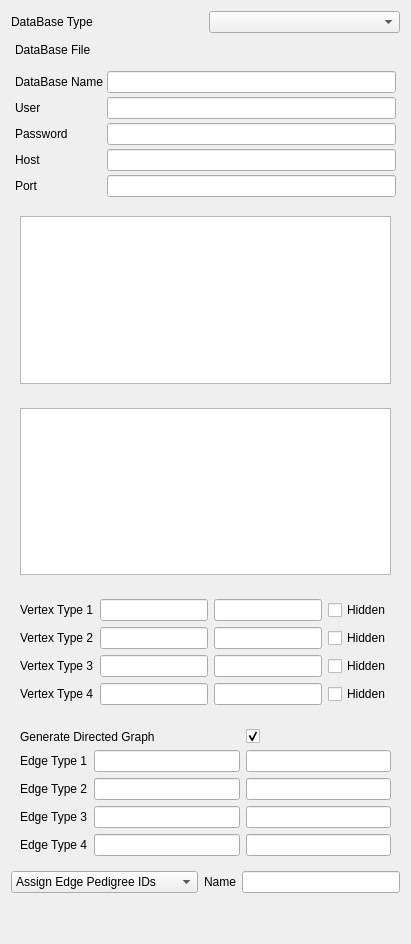
<ui version="4.0" >
 <class>SQLDatabaseGraphSourcePanel</class>
 <widget class="QWidget" name="SQLDatabaseGraphSourcePanel" >
  <property name="geometry" >
   <rect>
    <x>0</x>
    <y>0</y>
    <width>411</width>
    <height>944</height>
   </rect>
  </property>
  <property name="windowTitle" >
   <string>Form</string>
  </property>
  <layout class="QVBoxLayout" >
   <item>
    <layout class="QHBoxLayout" >
     <property name="spacing" >
      <number>6</number>
     </property>
     <property name="leftMargin" >
      <number>0</number>
     </property>
     <property name="topMargin" >
      <number>0</number>
     </property>
     <property name="rightMargin" >
      <number>0</number>
     </property>
     <property name="bottomMargin" >
      <number>0</number>
     </property>
     <item>
      <widget class="QLabel" name="label_10" >
       <property name="text" >
        <string>DataBase Type </string>
       </property>
      </widget>
     </item>
     <item>
      <widget class="QComboBox" name="databaseType" />
     </item>
    </layout>
   </item>
   <item>
    <widget class="pqCollapsedGroup" native="1" name="sqliteGroup" >
     <property name="sizePolicy" >
      <sizepolicy vsizetype="Fixed" hsizetype="Preferred" >
       <horstretch>0</horstretch>
       <verstretch>0</verstretch>
      </sizepolicy>
     </property>
     <property name="title" stdset="0" >
      <string>QSQLite Options</string>
     </property>
     <layout class="QHBoxLayout" >
      <property name="spacing" >
       <number>4</number>
      </property>
      <property name="leftMargin" >
       <number>4</number>
      </property>
      <property name="topMargin" >
       <number>4</number>
      </property>
      <property name="rightMargin" >
       <number>4</number>
      </property>
      <property name="bottomMargin" >
       <number>4</number>
      </property>
      <item>
       <widget class="QLabel" name="databaseFileLabel" >
        <property name="text" >
         <string>DataBase File</string>
        </property>
       </widget>
      </item>
      <item>
       <widget class="pqFileChooserWidget" native="1" name="databaseFile" />
      </item>
     </layout>
    </widget>
   </item>
   <item>
    <widget class="pqCollapsedGroup" native="1" name="mysqlGroup" >
     <property name="sizePolicy" >
      <sizepolicy vsizetype="Expanding" hsizetype="Expanding" >
       <horstretch>0</horstretch>
       <verstretch>0</verstretch>
      </sizepolicy>
     </property>
     <property name="title" stdset="0" >
      <string>DataBase Options</string>
     </property>
     <layout class="QGridLayout" >
      <property name="leftMargin" >
       <number>4</number>
      </property>
      <property name="topMargin" >
       <number>4</number>
      </property>
      <property name="rightMargin" >
       <number>4</number>
      </property>
      <property name="bottomMargin" >
       <number>4</number>
      </property>
      <property name="horizontalSpacing" >
       <number>4</number>
      </property>
      <property name="verticalSpacing" >
       <number>4</number>
      </property>
      <item row="3" column="2" >
       <widget class="QLineEdit" name="databaseHost" />
      </item>
      <item row="2" column="2" >
       <widget class="QLineEdit" name="databasePassword" >
        <property name="echoMode" >
         <enum>QLineEdit::Password</enum>
        </property>
       </widget>
      </item>
      <item row="1" column="2" >
       <widget class="QLineEdit" name="databaseUser" />
      </item>
      <item row="0" column="2" >
       <widget class="QLineEdit" name="databaseName" />
      </item>
      <item row="0" column="0" colspan="2" >
       <widget class="QLabel" name="label_3" >
        <property name="text" >
         <string>DataBase Name</string>
        </property>
       </widget>
      </item>
      <item row="4" column="0" >
       <widget class="QLabel" name="label_6" >
        <property name="text" >
         <string>Port</string>
        </property>
       </widget>
      </item>
      <item row="3" column="0" >
       <widget class="QLabel" name="label_7" >
        <property name="text" >
         <string>Host</string>
        </property>
       </widget>
      </item>
      <item row="2" column="0" >
       <widget class="QLabel" name="label_8" >
        <property name="text" >
         <string>Password</string>
        </property>
       </widget>
      </item>
      <item row="1" column="0" >
       <widget class="QLabel" name="label_9" >
        <property name="text" >
         <string>User</string>
        </property>
       </widget>
      </item>
      <item row="4" column="2" >
       <widget class="QLineEdit" name="databasePort" />
      </item>
     </layout>
    </widget>
   </item>
   <item>
    <widget class="pqCollapsedGroup" native="1" name="groupBox_4" >
     <property name="sizePolicy" >
      <sizepolicy vsizetype="Expanding" hsizetype="Expanding" >
       <horstretch>0</horstretch>
       <verstretch>100</verstretch>
      </sizepolicy>
     </property>
     <property name="title" stdset="0" >
      <string>Vertex Query</string>
     </property>
     <layout class="QVBoxLayout" >
      <item>
       <widget class="QTextEdit" name="vertexQuery" />
      </item>
     </layout>
    </widget>
   </item>
   <item>
    <widget class="pqCollapsedGroup" native="1" name="groupBox_3" >
     <property name="sizePolicy" >
      <sizepolicy vsizetype="Expanding" hsizetype="Expanding" >
       <horstretch>0</horstretch>
       <verstretch>100</verstretch>
      </sizepolicy>
     </property>
     <property name="title" stdset="0" >
      <string>Edge Query</string>
     </property>
     <layout class="QVBoxLayout" >
      <item>
       <widget class="QTextEdit" name="edgeQuery" />
      </item>
     </layout>
    </widget>
   </item>
   <item>
    <widget class="pqCollapsedGroup" native="1" name="groupBox" >
     <property name="title" stdset="0" >
      <string>Link Vertices</string>
     </property>
     <layout class="QGridLayout" >
      <item row="0" column="0" >
       <widget class="QLabel" name="label_14" >
        <property name="text" >
         <string>Vertex Type 1</string>
        </property>
       </widget>
      </item>
      <item row="0" column="1" >
       <widget class="QLineEdit" name="vertexField1" />
      </item>
      <item row="0" column="2" >
       <widget class="QLineEdit" name="vertexDomain1" />
      </item>
      <item row="0" column="3" >
       <widget class="QCheckBox" name="vertexHidden1" >
        <property name="text" >
         <string>Hidden</string>
        </property>
       </widget>
      </item>
      <item row="1" column="0" >
       <widget class="QLabel" name="label_15" >
        <property name="text" >
         <string>Vertex Type 2</string>
        </property>
       </widget>
      </item>
      <item row="1" column="1" >
       <widget class="QLineEdit" name="vertexField2" />
      </item>
      <item row="1" column="2" >
       <widget class="QLineEdit" name="vertexDomain2" />
      </item>
      <item row="1" column="3" >
       <widget class="QCheckBox" name="vertexHidden2" >
        <property name="text" >
         <string>Hidden</string>
        </property>
       </widget>
      </item>
      <item row="2" column="0" >
       <widget class="QLabel" name="label_16" >
        <property name="text" >
         <string>Vertex Type 3</string>
        </property>
       </widget>
      </item>
      <item row="2" column="1" >
       <widget class="QLineEdit" name="vertexField3" />
      </item>
      <item row="2" column="2" >
       <widget class="QLineEdit" name="vertexDomain3" />
      </item>
      <item row="2" column="3" >
       <widget class="QCheckBox" name="vertexHidden3" >
        <property name="text" >
         <string>Hidden</string>
        </property>
       </widget>
      </item>
      <item row="3" column="1" >
       <widget class="QLineEdit" name="vertexField4" />
      </item>
      <item row="3" column="2" >
       <widget class="QLineEdit" name="vertexDomain4" />
      </item>
      <item row="3" column="0" >
       <widget class="QLabel" name="label_4" >
        <property name="text" >
         <string>Vertex Type 4</string>
        </property>
       </widget>
      </item>
      <item row="3" column="3" >
       <widget class="QCheckBox" name="vertexHidden4" >
        <property name="text" >
         <string>Hidden</string>
        </property>
       </widget>
      </item>
     </layout>
    </widget>
   </item>
   <item>
    <widget class="pqCollapsedGroup" native="1" name="groupBox_2" >
     <property name="title" stdset="0" >
      <string>Link Edges</string>
     </property>
     <layout class="QGridLayout" >
      <item row="1" column="0" >
       <widget class="QLabel" name="label_17" >
        <property name="text" >
         <string>Edge Type 1</string>
        </property>
       </widget>
      </item>
      <item row="1" column="1" >
       <widget class="QLineEdit" name="edgeSource1" />
      </item>
      <item row="1" column="2" >
       <widget class="QLineEdit" name="edgeTarget1" />
      </item>
      <item row="2" column="0" >
       <widget class="QLabel" name="label_18" >
        <property name="text" >
         <string>Edge Type 2</string>
        </property>
       </widget>
      </item>
      <item row="2" column="1" >
       <widget class="QLineEdit" name="edgeSource2" />
      </item>
      <item row="2" column="2" >
       <widget class="QLineEdit" name="edgeTarget2" />
      </item>
      <item row="3" column="0" >
       <widget class="QLabel" name="label_19" >
        <property name="text" >
         <string>Edge Type 3</string>
        </property>
       </widget>
      </item>
      <item row="3" column="1" >
       <widget class="QLineEdit" name="edgeSource3" />
      </item>
      <item row="3" column="2" >
       <widget class="QLineEdit" name="edgeTarget3" />
      </item>
      <item row="4" column="0" >
       <widget class="QLabel" name="label_5" >
        <property name="text" >
         <string>Edge Type 4</string>
        </property>
       </widget>
      </item>
      <item row="4" column="1" >
       <widget class="QLineEdit" name="edgeSource4" />
      </item>
      <item row="4" column="2" >
       <widget class="QLineEdit" name="edgeTarget4" />
      </item>
      <item row="0" column="0" colspan="2" >
       <widget class="QLabel" name="label_2" >
        <property name="text" >
         <string>Generate Directed Graph</string>
        </property>
       </widget>
      </item>
      <item row="0" column="2" >
       <widget class="QCheckBox" name="Directed" >
        <property name="text" >
         <string/>
        </property>
        <property name="checked" >
         <bool>true</bool>
        </property>
       </widget>
      </item>
     </layout>
    </widget>
   </item>
   <item>
    <layout class="QHBoxLayout" >
     <item>
      <widget class="QComboBox" name="generateEdgePedigreeIds" >
       <property name="sizePolicy" >
        <sizepolicy vsizetype="Fixed" hsizetype="Expanding" >
         <horstretch>0</horstretch>
         <verstretch>0</verstretch>
        </sizepolicy>
       </property>
       <item>
        <property name="text" >
         <string>Assign Edge Pedigree IDs</string>
        </property>
       </item>
       <item>
        <property name="text" >
         <string>Generate Edge Pedigree IDs</string>
        </property>
       </item>
      </widget>
     </item>
     <item>
      <widget class="QLabel" name="label" >
       <property name="text" >
        <string>Name</string>
       </property>
      </widget>
     </item>
     <item>
      <widget class="QLineEdit" name="edgePedigreeIdArrayName" />
     </item>
    </layout>
   </item>
   <item>
    <spacer>
     <property name="orientation" >
      <enum>Qt::Vertical</enum>
     </property>
     <property name="sizeHint" >
      <size>
       <width>20</width>
       <height>40</height>
      </size>
     </property>
    </spacer>
   </item>
  </layout>
 </widget>
 <customwidgets>
  <customwidget>
   <class>pqFileChooserWidget</class>
   <extends>QWidget</extends>
   <header>pqFileChooserWidget.h</header>
   <container>1</container>
  </customwidget>
  <customwidget>
   <class>pqCollapsedGroup</class>
   <extends>QWidget</extends>
   <header>pqCollapsedGroup.h</header>
   <container>1</container>
  </customwidget>
 </customwidgets>
 <tabstops>
  <tabstop>databaseType</tabstop>
  <tabstop>databaseName</tabstop>
  <tabstop>databaseUser</tabstop>
  <tabstop>databasePassword</tabstop>
  <tabstop>databaseHost</tabstop>
  <tabstop>databasePort</tabstop>
  <tabstop>vertexQuery</tabstop>
  <tabstop>edgeQuery</tabstop>
  <tabstop>vertexField1</tabstop>
  <tabstop>vertexDomain1</tabstop>
  <tabstop>vertexHidden1</tabstop>
  <tabstop>vertexField2</tabstop>
  <tabstop>vertexDomain2</tabstop>
  <tabstop>vertexHidden2</tabstop>
  <tabstop>vertexField3</tabstop>
  <tabstop>vertexDomain3</tabstop>
  <tabstop>vertexHidden3</tabstop>
  <tabstop>vertexField4</tabstop>
  <tabstop>vertexDomain4</tabstop>
  <tabstop>vertexHidden4</tabstop>
  <tabstop>Directed</tabstop>
  <tabstop>edgeSource1</tabstop>
  <tabstop>edgeTarget1</tabstop>
  <tabstop>edgeSource2</tabstop>
  <tabstop>edgeTarget2</tabstop>
  <tabstop>edgeSource3</tabstop>
  <tabstop>edgeTarget3</tabstop>
  <tabstop>edgeSource4</tabstop>
  <tabstop>edgeTarget4</tabstop>
  <tabstop>generateEdgePedigreeIds</tabstop>
  <tabstop>edgePedigreeIdArrayName</tabstop>
 </tabstops>
 <resources/>
 <connections/>
</ui>
